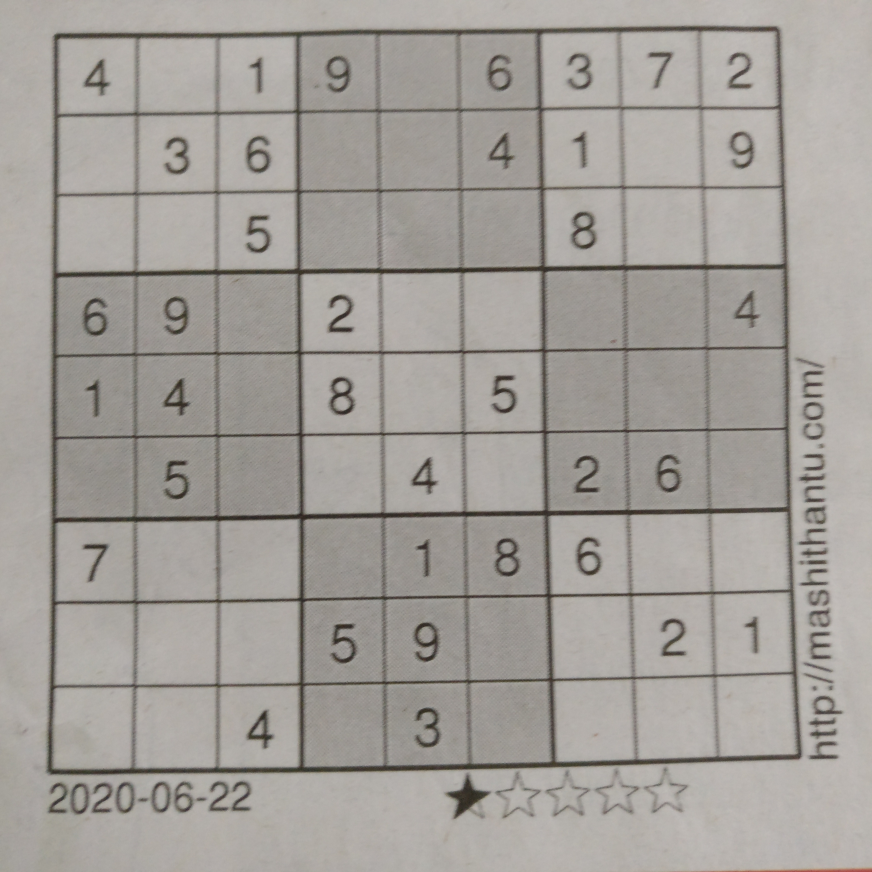
#> input picture test/img_test_1/test_onestar_1.jpg, 3488 x 3488 px (shown at 1/4 size)
$ jupyter execute --allow-errors sudoku_solution.ipynb   (shell and % lines are left out)
#> lines starting #> are read from the running program, lines starting #| are printed output that depends on the picture; after the words box and inside, x2 and y2 are one past the last pixel; in counts of white or black regions, pixels touching at a corner belong together
**Solving Sudoku Puzzle Using Neural Network**

The **classic sudoku** is a number placing puzzle game with a grid of **9 rows and 9 columns**, partly filled with **numbers 1..9** . We have to fill up the remaining positions such that each **row, columns and 3x3 sub grids** contains numbers 1..9, **without any repeatation**.

Here our **input** is an **image of sudoku** puzzle and we need to produce a corresponding **output image** by filling the remaining positions of the input with **valid** digits. The pipeline for the **solution** consists of the following steps.

1. Preprocess the input image and remove the background
2. Crop subregions containing digits from the grid
3. Predict numbers from image crops using neural network
4. Predict solution using neural network in an iterative manner
5. Verify the solution and plot the resuts on the input image

Initially **download** the sample images and tf.keras models for **digit recognition** and **sudoku solver**.

[cell 1]
%cd AI-Sudoku-Solver

**Preprocess And Remove Background**

Crop, transform and save the **smallest square** region containing the puzzle.

[cell 2]
import cv2
import numpy as np
import math
import os

import matplotlib.pyplot as plt
import tensorflow as tf
from skimage.util import view_as_blocks
from tensorflow.keras.models import load_model

# Read input sudoku image
img =  cv2.imread("test/img_test_1/test_onestar_1.jpg")
#> img is the input picture: shape (3488, 3488, 3); mean B, G, R 153.1, 158.2, 162.4

# Preprocess the input image
img = cv2.resize(img,(1026,1026))
#> img: shape (1026, 1026, 3)

imgray = cv2.cvtColor(img, cv2.COLOR_BGR2GRAY)
imgray =  cv2.GaussianBlur(imgray,(11,11),0)#cv2.medianBlur(imgray,3)

thresh = cv2.adaptiveThreshold(imgray, 255, cv2.ADAPTIVE_THRESH_GAUSSIAN_C,cv2.THRESH_BINARY_INV,5,2)
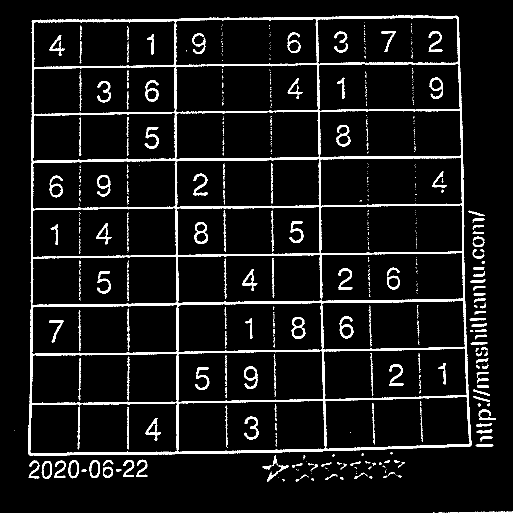
#> thresh: shape (1026, 1026) (shown at 1/2 size); 7.1% white; 662 white regions (476 under 20 px), largest, box (x1, y1, x2, y2) and area: (56, 31, 943, 911) 47403, (388, 444, 416, 488) 483, (679, 632, 707, 677) 467

# Connect broken grid lines
kernel = np.array([0,1,0,1,1,1,0,1,0],dtype=np.uint8).reshape(3,3)
thresh = cv2.dilate(thresh, kernel,iterations = 2)
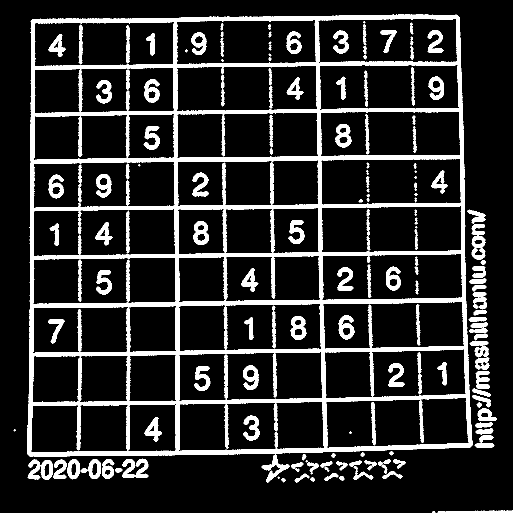
#> thresh: shape (1026, 1026) (shown at 1/2 size); 15.4% white; 175 white regions (11 under 20 px)

cv2.imwrite('thresh.jpg', thresh)

# Find the largest contour and approximate the polygonal curve
contours, _ = cv2.findContours(thresh, cv2.RETR_EXTERNAL, cv2.CHAIN_APPROX_SIMPLE)
#> contours = 70 contours, 4 with area under 20; largest, box (x1, y1, x2, y2) and area: (54, 29, 945, 913) 758465, (523, 909, 579, 965) 797, (177, 918, 202, 958) 765, (134, 918, 160, 959) 755, (81, 920, 106, 960) 746
cnt1 = max(contours, key = cv2.contourArea)
#> cnt1 = contour of 1083 points, box (x1, y1, x2, y2) (54, 29, 945, 913), area 758465
epsilon = 0.1*cv2.arcLength(cnt1,True)
#> epsilon = 377.5
cnt = cv2.approxPolyDP(cnt1,epsilon,True).squeeze()
#> cnt = [[914, 30], [62, 41], [59, 912], [944, 890]]

# Sort co-ordinates in top-left raster order
cor_list=sorted(cnt.tolist() , key=lambda c: c[1]) # sort by y values
#> cor_list = [[914, 30], [62, 41], [944, 890], [59, 912]]
ord_list=sorted(cor_list[:2])+sorted(cor_list[2:]) # sort by x values
#> ord_list = [[62, 41], [914, 30], [59, 912], [944, 890]]

# Apply perspective transformation and get the  warped image
pts1 = np.float32(ord_list) #raster
#> pts1 = [[62, 41], [914, 30], [59, 912], [944, 890]]
pts2 = np.float32([[0,0],[1026,0],[0,1026],[1026,1026]])
M = cv2.getPerspectiveTransform(pts1,pts2)
#> M = [[1.19, 0.0041, -74.04], [0.0158, 1.23, -51.22], [-1.32e-05, 4.5e-05, 1]]
out_gry = cv2.warpPerspective(img,M,(1026,1026))
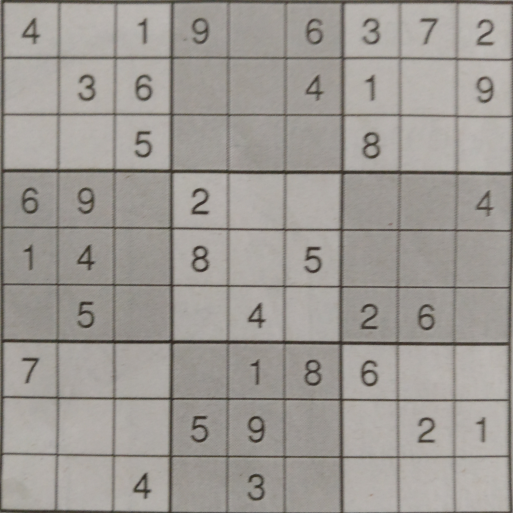
#> out_gry: shape (1026, 1026, 3) (shown at 1/2 size); mean B, G, R 148.3, 153.4, 157.6
out_bin = cv2.warpPerspective(thresh,M,(1026,1026))

# Dilate the image to fill the cracks
kernel = np.array([0,1,0,1,1,1,0,1,0],dtype=np.uint8).reshape(3,3)
out_bin = cv2.dilate(out_bin, kernel,iterations = 1)
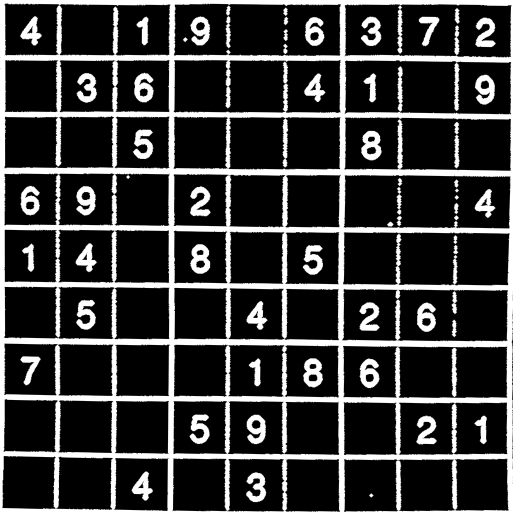
#> out_bin: shape (1026, 1026) (shown at 1/2 size); min 0, max 255, mean 56.4

# Save the binary and grayscale outputs
cv2.imwrite('puzzle.jpg', out_gry)
cv2.imwrite('puzzle_bin.jpg', out_bin)

# Show the grayscale output image
plt.imshow(out_gry)

**Note:** The puzzle images must have been captured from a **flat** surface and it should not contain **additional marks** or patterns.

**Crop ROI Blocks**

Here, we use the previous **binarized and grayscale** versions of **output image**  for further processing.

* Divide the images into **9 rows and 9 columns** roughly along the grid patterns, such that each **block** containig the digits have **same size**.
* For each such block in the image we **crop and save the ROI**(81x81) containing the digits(or blank) from center, in grayscale mode.
* Again, we crop the **largest square** containing the digits from their larger parent block and **resize** them to **32x32** size.
* If the ROI regions are **blank spaces** representing unfilled positions, we replace them with a **template** image of digit **zero**.

Finally, save these entire batch of images as a **float numpy array**, in order and **plot** the results.

[cell 3]
# Crop square ROI from the center of original grayscale image
def crop_center(bin, gry,cropx,cropy):

   y,x = bin.shape[0],bin.shape[1]
   startx = x//2-(cropx//2)
   starty = y//2-(cropy//2)

   crop_bin = bin[starty:starty+cropy,startx:startx+cropx]
   crop_gry = gry[starty:starty+cropy,startx:startx+cropx]

   # Use binary image to find the largest contour
   contours, _ = cv2.findContours(crop_bin, cv2.RETR_EXTERNAL, cv2.CHAIN_APPROX_SIMPLE)

   zero=cv2.imread('images/zero_template.jpg', cv2.IMREAD_GRAYSCALE)

   # Check for blanks in the image
   if len(contours) == 0 or cv2.contourArea( max(contours, key = cv2.contourArea))<250:
     return zero

   # Get contour with maximum area
   cnt = max(contours, key = cv2.contourArea)
   x,y,w,h = cv2.boundingRect(cnt)
   d=(h-w)//2
   c=crop_gry.shape[0]
   ROI = crop_gry[y:y+h, max(0,x-d):min(c,x+w+d)] # Save grayscale image crops

   return ROI


# Get crop size for square blocks
imgheight=out_bin.shape[0]
#> imgheight = 1026
imgwidth=out_bin.shape[1]
#> imgwidth = 1026
H,W = imgheight//9, imgwidth//9
#> H = 114; W = 114

# For each block crop roi and add them to list
sudokus=[]
gry=[]
for y in range(0,imgheight,H):
    for x in range(0, imgwidth, W):
        y1 = y + H
#> y1 = 114
        x1 = x + W
#> x1 = 114
        tiles_bin = out_bin[y:y+H,x:x+W]
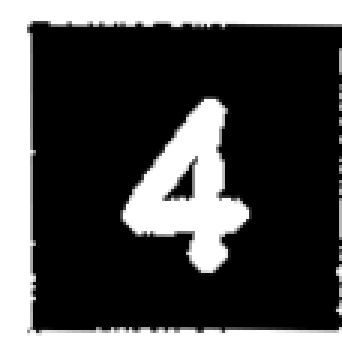
#> tiles_bin: shape (114, 114) (shown 3 times larger); min 0, max 255, mean 72.5
        tiles_gry = cv2.cvtColor(out_gry[y:y+H,x:x+W], cv2.COLOR_BGR2GRAY)
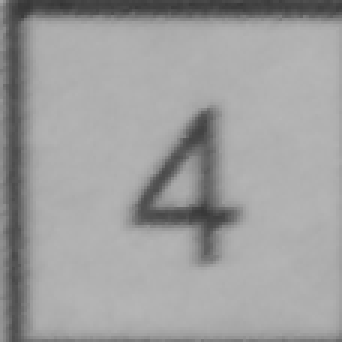
#> tiles_gry: shape (114, 114) (shown 3 times larger); min 52, max 182, mean 158.5

        digits = crop_center(tiles_bin,tiles_gry,81,81)
#> in crop_center, `crop_bin = bin[starty:starty+cropy,startx:startx+cropx]`:
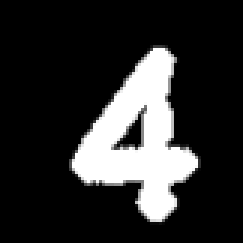
#> crop_bin: shape (81, 81) (shown 3 times larger); min 0, max 255, mean 45.4
#> in crop_center, `crop_gry = gry[starty:starty+cropy,startx:startx+cropx]`:
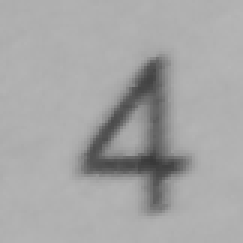
#> crop_gry: shape (81, 81) (shown 3 times larger); min 56, max 182, mean 165.8
#> in crop_center, `contours, _ = cv2.findContours(crop_bin, cv2.RETR_EXTERNAL, cv2.CHAIN_..`: contours = 1 contour; box (x1, y1, x2, y2) and area: (23, 15, 67, 75) 1291
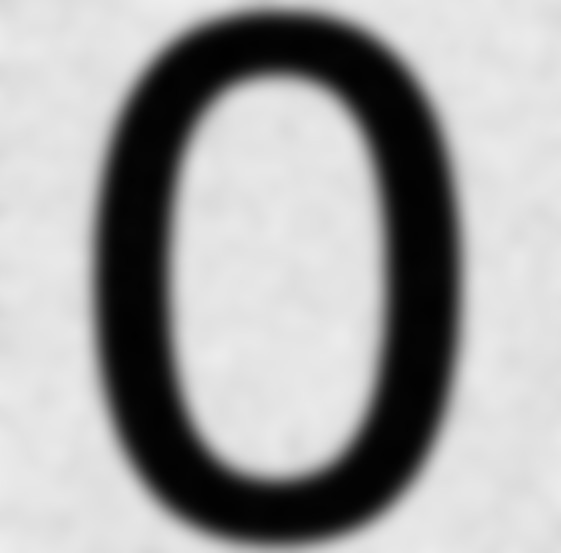
#> input picture images/zero_template.jpg, 561 x 553 px
#> in crop_center, zero is the input picture: shape (553, 561); min 0, max 237, mean 163
#> in crop_center, `cnt = max(contours, key = cv2.contourArea)`: cnt = contour of 86 points, box (x1, y1, x2, y2) (23, 15, 67, 75), area 1291
#> in crop_center, `x,y,w,h = cv2.boundingRect(cnt)`: x = 23; y = 15; w = 44; h = 60
#> in crop_center, `d=(h-w)//2`: d = 8
        digits=cv2.resize(digits,(32,32),cv2.INTER_AREA)

        sudokus.append(digits/255.0)

# Create a float numpy array with 81 images from list
sudoku_numbers=np.float32(sudokus).reshape(81,32,32,1)

# Plot the images using matplotlib
fig=plt.figure(figsize=(8, 8))
columns = 9
rows = 9
for i in range(1, columns*rows +1):
    img = sudoku_numbers[i-1]
    fig.add_subplot(rows, columns, i)
    plt.imshow(img.squeeze())
plt.show()
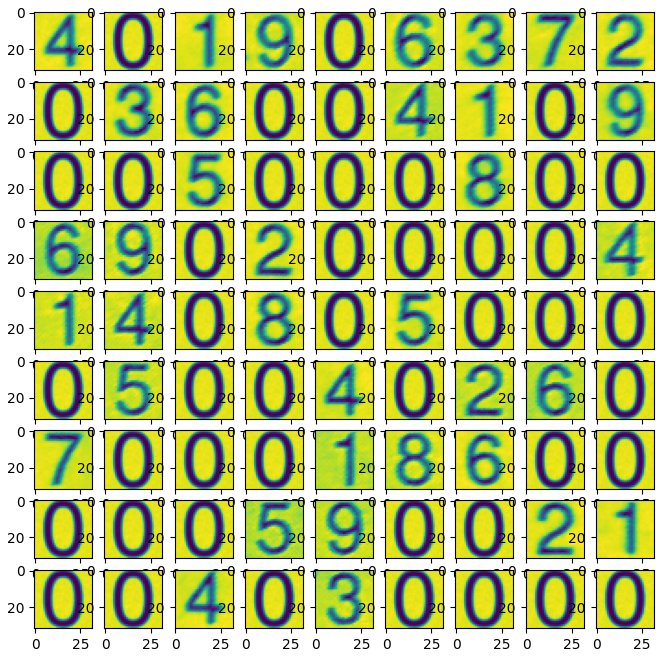
#> figure drawn by matplotlib, 81 panels
